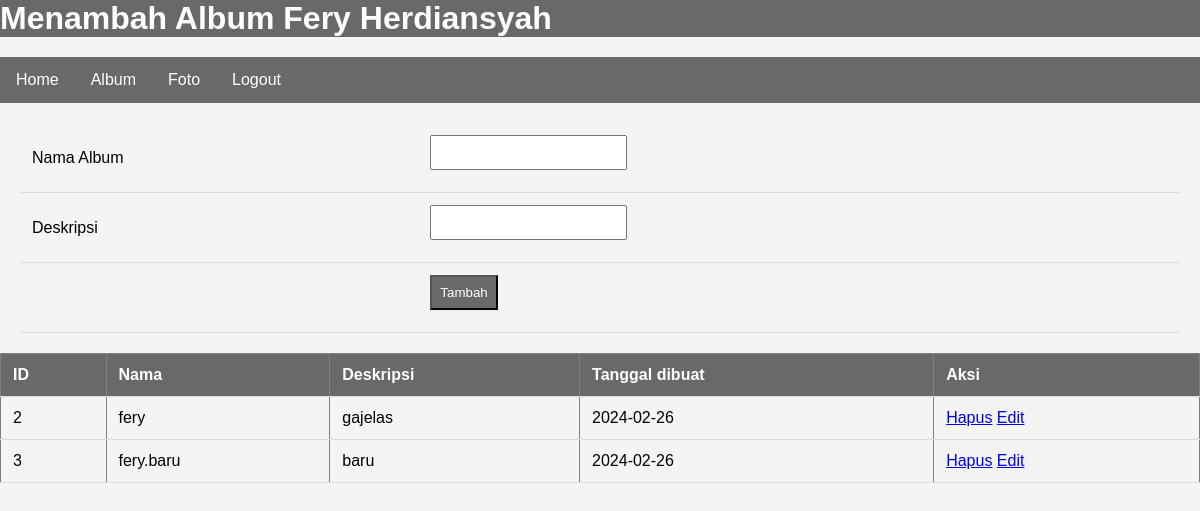
Screenshot of /album.php (signed in) with the database file from the repository.
### tables this page shows
CREATE TABLE `album` (
  `albumid` int(11) NOT NULL,
  `namaalbum` varchar(255) NOT NULL,
  `deskripsi` text NOT NULL,
  `tanggaldibuat` date NOT NULL,
  `userid` int(11) NOT NULL
);

### album.php (the view, shortened to what this page needs)
<!DOCTYPE html>
<html lang="en">
<head>
</head>
<body>
    <h1> Menambah Album <b><?=$_SESSION['namalengkap']?></b></h1>
    <ul>
        <li><a href="index.php">Home</a></li>
        <li><a href="album.php">Album</a></li>
        <li><a href="foto.php">Foto</a></li>
        <li><a href="logout.php">Logout</a></li>
    </ul>
    <form action="tambah_album.php" method="post">
        <table>
            <tr>
                <td>Nama Album</td>
                <td><input type="text" name="namaalbum"></td>
            </tr>
            <tr>
                <td>Deskripsi</td>
                <td><input type="text" name="deskripsi"></td>
            </tr>
            <tr>
                <td></td>
                <td><input type="submit" value="Tambah"></td>
            </tr>
        </table>
    </form>
    <table border="1" cellpadding=5 cellspacing=0>
        <tr>
            <th>ID</th>
            <th>Nama</th>
            <th>Deskripsi</th>
            <th>Tanggal dibuat</th>
            <th>Aksi</th>
        </tr>
        <?php
            include "koneksi.php";
            $userid=$_SESSION['userid'];
            $sql=mysqli_query($conn,"select * from album where userid='$userid'");
            while($data=mysqli_fetch_array($sql)){
        ?>
                <tr>
                    <td><?=$data['albumid']?></td>
                    <td><?=$data['namaalbum']?></td>
                    <td><?=$data['deskripsi']?></td>
                    <td><?=$data['tanggaldibuat']?></td>
                    <td>
                        <a href="hapus_album.php?albumid=<?=$data['albumid']?>">Hapus</a>
                        <a href="edit_album.php?albumid=<?=$data['albumid']?>">Edit</a>
                    </td>
                </tr>
        <?php
            }
        ?>
    </table>
</body>
</html>

### album.php (style rules this page uses)
body { font-family: Arial, sans-serif; margin: 0; padding: 0; background-color: #f4f4f4; }
h1 { list-style-type: none; margin: 0; padding: 0; overflow: hidden; color: white; background-color: Dimgray; }
ul { list-style-type: none; padding: 0; margin: 20px 0; background-color: Dimgray; overflow: hidden; }
li { float: left; }
li a { display: block; color: white; text-align: center; padding: 14px 16px; text-decoration: none; }
form { margin: 20px; }
table { width: 100%; border-collapse: collapse; margin-top: 20px; }
th, td { padding: 12px; text-align: left; border-bottom: 1px solid #ddd; }
th { background-color: Dimgray; color: white; }
input[type="text"], input[type="submit"] { padding: 8px; margin-bottom: 10px; }
input[type="submit"] { background-color: Dimgray; color: white; cursor: pointer; }

### rows the page displays
album: albumid "2", namaalbum "fery", deskripsi "gajelas", tanggaldibuat "2024-02-26"
album: albumid "3", namaalbum "fery.baru", deskripsi "baru", tanggaldibuat "2024-02-26"

### other values shown
$_SESSION['namalengkap'] "Fery Herdiansyah"
